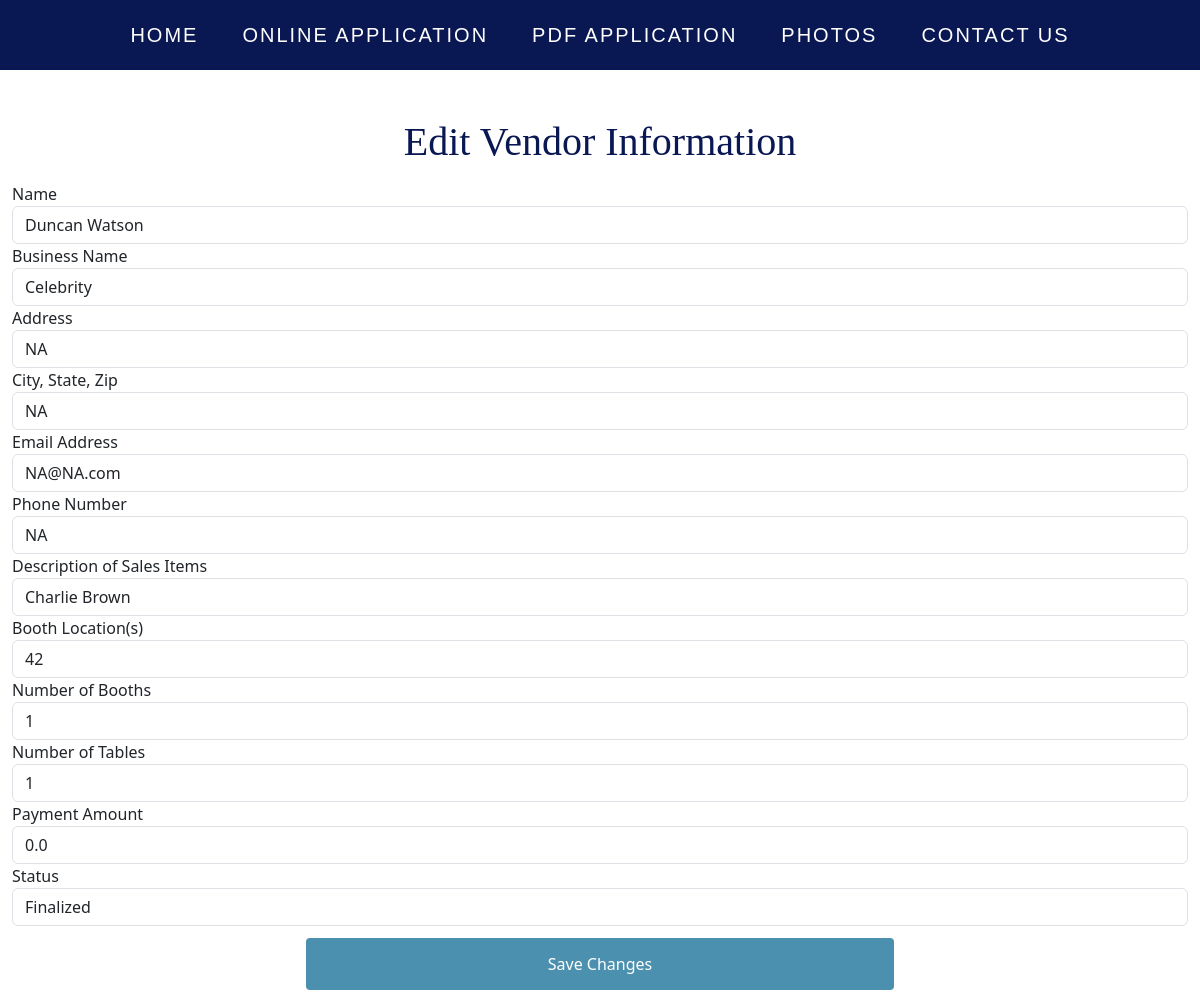
The app's page /DBEdit/3 with its own data.
### app/models.py (models this page shows, shortened)
class Vendor(db.Model):
    id = db.Column(db.Integer, primary_key=True)           # Primary key column for the table
    name = db.Column(db.String(50), nullable=False)        # Name of the vendor, cannot be null
    business = db.Column(db.String(200), nullable=False)   # Name of the business, cannot be null
    address = db.Column(db.String(200), nullable=False)    # Address of the vendor, cannot be null
    citystatezip = db.Column(db.String(50), nullable=False)# City, state, and ZIP of the vendor, cannot be null
    email = db.Column(db.String(120), nullable=False)      # Email of the vendor, cannot be null
    phoneNum = db.Column(db.String(20), nullable=False)    # Phone number of the vendor, cannot be null
    desc = db.Column(db.Text)                              # Description of the vendor
    boothNum = db.Column(db.Integer, nullable=False)       # Booth number of the vendor, cannot be null
    boothLoc = db.Column(db.String, nullable=False)        # Booth location of the vendor, cannot be null
    tableNum = db.Column(db.Integer)                       # Table number of the vendor
    date = db.Column(db.DateTime(timezone=True), server_default=func.now()) # Date column with default value as current date and time
    payment_deadline = db.Column(db.DateTime(timezone=True), server_default=func.now()) # Payment deadline column with default value as current date and time
    payment_amount = db.Column(db.Float, nullable=False)   # Payment amount of the vendor, cannot be null
    status = db.Column(db.String, nullable=False)          # Status of the vendor, cannot be null
    year = db.Column(db.Integer, nullable=False)           # Year of the vendor, cannot be null
    one_booth_price = db.Column(db.Float, nullable=False, server_default='150')
    twp_booths_price = db.Column(db.Float, nullable=False, server_default='200')
    one_booth_post_cutoff_price = db.Column(db.Float, nullable=False, server_default='175')
    two_booths_post_cutoff_price = db.Column(db.Float, nullable=False, server_default='225')
    deadline_date = db.Column(db.DateTime(timezone=True), server_default=datetime.datetime(2023, 7, 1).isoformat())

### app/routes.py (the view)
@app.route('/DBEdit/<int:id>', methods=['GET', 'POST'])
def DBEdit(id):
    vendor = Vendor.query.get_or_404(id)
    form = AdminEditForm(obj=vendor)
    if form.validate_on_submit():
        form.populate_obj(vendor)
        db.session.commit()
        flash('Vendor has been updated', 'success')
        return redirect(url_for('adminapp'))
    else:
        print(form.errors)
    return render_template('DBEdit.html', form=form, vendor=vendor)

### app/templates/DBEdit.html (shortened to what this page needs)
{% extends 'base.html' %}
{% block content %}
<link rel="stylesheet" href="{{url_for('static',filename='css/bootstrap.css')}}"/>
<div class="container-fluid">
    <h1 class="appTitle">Edit Vendor Information</h1>
    <div class="row mt-3">
      <div class="col-md-12">
        <form method="POST" action="/DBEdit/{{ vendor.id }}">
            <div class="form-group">
                {{form.name.label}}{{form.name(value=vendor.name,class="form-control")}}
                {{form.business.label}}{{form.business(value=vendor.business,class="form-control")}}
                {{form.address.label}}{{form.address(value=vendor.address,class="form-control")}}
                {{form.citystatezip.label}}{{form.citystatezip(value=vendor.citystatezip,class="form-control")}}
                {{form.email.label}}{{form.email(value=vendor.email,class="form-control")}}
                {{form.phoneNum.label}}{{form.phoneNum(value=vendor.phoneNum,class="form-control")}}
                {{form.desc.label}}{{form.desc(value=vendor.desc,class="form-control")}}
                {{form.boothLoc.label}}{{form.boothLoc(value=vendor.boothLoc,class="form-control")}}
                {{form.boothNum.label}}{{form.boothNum(value=vendor.boothNum,class="form-control")}}
                {{form.tableNum.label}}{{form.tableNum(value=vendor.tableNum,class="form-control")}}
                {{form.payment_amount.label}}{{form.payment_amount(value=vendor.payment_amount,class="form-control")}}
                {{form.status.label}}{{form.status(value=vendor.status,class="form-control")}}
                {{form.submit}}
              </div>
        </form>
      </div>
    </div>
  </div>
{% endblock %}

### app/static/index.css (style rules this page uses)
body { margin: 0; width: 100vw; height: 100vh; background-color: #b0c4de; max-width: 100%; }
h1 { margin: 16px; font-size: 64px; text-align: center; }
.nav-bar, h1, button { font-family:'Times New Roman', Times, serif }
input, select { padding: 12px 20px; border: 1px solid #ccc; border-radius: 4px; box-sizing: border-box; }
input[type=submit] { width: 50%; margin-left: 25%; margin-top: 1vw; margin-bottom: 1vw; display: block; align-self: center; background-color: #4c90af; color: white; padding: 14px 20px; border: none; border-radius: 4px; cursor: pointer; }
.appTitle { color:#091753; margin-top: 10%; }

### records on screen
Vendor: name "Duncan Watson", business "Celebrity", address "NA", citystatezip "NA", email "NA@NA.com", phoneNum "NA", desc "Charlie Brown", boothLoc "42", boothNum "1", tableNum "1", payment_amount "0.0", status "Finalized"
